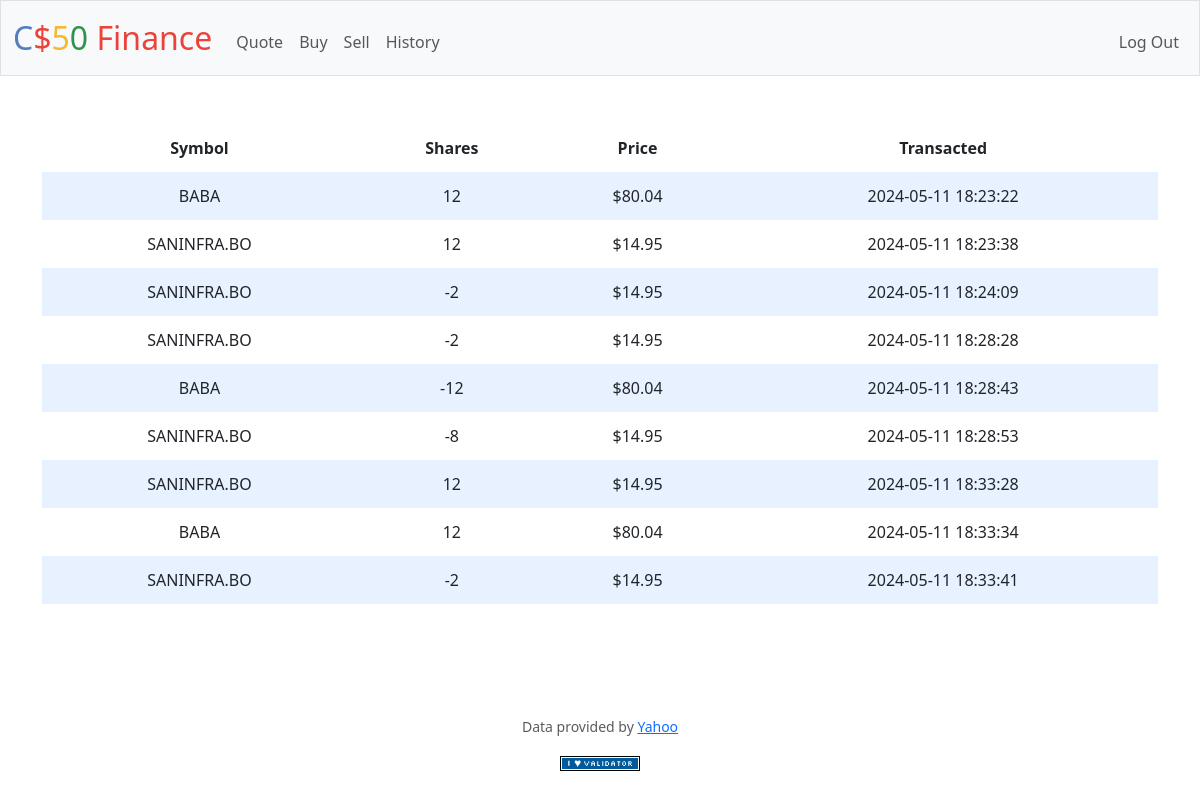
Page /history (signed in) on the committed database.
### tables this page shows
CREATE TABLE transaction_info(
    id INTEGER PRIMARY KEY AUTOINCREMENT,
    user_id INTEGER NOT NULL,
    symbol TEXT NOT NULL,
    shares INTEGER NOT NULL,
    price NUMERIC NOT NULL,
    purchase_date TIMESTAMP DEFAULT CURRENT_TIMESTAMP,
    FOREIGN KEY (user_id) REFERENCES users(id)
);

### app.py (the view)
@app.route("/history")
@login_required
def history():
    transaction_info =db.execute("SELECT * FROM transaction_info")
    return render_template("history.html",transaction_info=transaction_info)

### app.py (called while the page is built)
@app.after_request
def after_request(response):
    response.headers["Cache-Control"] = "no-cache, no-store, must-revalidate"
    response.headers["Expires"] = 0
    response.headers["Pragma"] = "no-cache"
    return response

### helpers.py (called while the page is built)
def login_required(f):
    @wraps(f)
    def decorated_function(*args, **kwargs):
        if session.get("user_id") is None:
            return redirect("/login")
        return f(*args, **kwargs)
    return decorated_function

def usd(value):
    return f"${value:,.2f}"

### templates/history.html (shortened to what this page needs)
{% extends "layout.html" %}
{% block main %}
     <table>
      <thead>
         <tr><th>
            Symbol
         </th>
         <th>Shares</th>
         <th>Price</th>
         <th>Transacted</th>
      </tr>
      </thead>
      <tbody>
          {% for info in transaction_info %}
            <tr>
               <td>{{info.symbol}}</td>
               <td>{{info.shares}}</td>
               <td>{{info.price | usd}}</td>
               <td>{{info.purchase_date}}</td>
            </tr>
         {% endfor %}
      </tbody>
     </table>
{% endblock %}

### templates/layout.html (shortened to what this page needs)
<!DOCTYPE html>
<html lang="en">
    <head>
        <link href="https://cdn.jsdelivr.net/npm/bootstrap@5.3.3/dist/css/bootstrap.min.css" rel="stylesheet">
        <link href="/static/styles.css" rel="stylesheet">
    </head>
    <body>
        <nav class="bg-light border navbar navbar-expand-md navbar-light">
            <div class="container-fluid">
                <a class="navbar-brand" href="/"><span class="blue">C</span><span class="red">$</span><span class="yellow">5</span><span class="green">0</span> <span class="red">Finance</span></a>
                <div class="collapse navbar-collapse" id="navbar">
                    {% if session["user_id"] %}
                        <ul class="navbar-nav me-auto mt-2">
                            <li class="nav-item"><a class="nav-link" href="/quote">Quote</a></li>
                            <li class="nav-item"><a class="nav-link" href="/buy">Buy</a></li>
                            <li class="nav-item"><a class="nav-link" href="/sell">Sell</a></li>
                            <li class="nav-item"><a class="nav-link" href="/history">History</a></li>
                        </ul>
                        <ul class="navbar-nav ms-auto mt-2">
                            <li class="nav-item"><a class="nav-link" href="/logout">Log Out</a></li>
                        </ul>
                    {% else %}
                        <ul class="navbar-nav ms-auto mt-2">
                            <li class="nav-item"><a class="nav-link" href="/register">Register</a></li>
                            <li class="nav-item"><a class="nav-link" href="/login">Log In</a></li>
                        </ul>
                    {% endif %}
                </div>
            </div>
        </nav>
        <main class="container py-5   text-center">
            {% block main %}{% endblock %}
        </main>
        <footer class="mb-5 text-center  py-5">
            <p class="mb-3 small text-center text-muted">
                Data provided by <a href="https://finance.yahoo.com/">Yahoo</a>
            </p>
            <form action="https://validator.w3.org/check" class="text-center" enctype="multipart/form-data" method="post" target="_blank">
                <input alt="Validate" src="/static/I_heart_validator.png" type="image">
            </form>
        </footer>
    </body>
</html>

### static/styles.css (style rules this page uses)
nav .navbar-brand { font-size: xx-large; }
nav .navbar-brand .blue { color: #537fbe; }
nav .navbar-brand .red { color: #ea433b; }
nav .navbar-brand .yellow { color: #f5b82e; }
nav .navbar-brand .green { color: #2e944b; }
table { background-color: transparent; margin-bottom: 1rem; width: 100%; }
table th, table td { padding: 0.75rem; vertical-align: middle; }
tbody tr:nth-of-type(odd) { background-color: rgb(179, 208, 255, 0.3) }

### rows in the picture
transaction_info: symbol "BABA", shares "12", price "$80.04", purchase_date "2024-05-11 18:23:22"
transaction_info: symbol "SANINFRA.BO", shares "12", price "$14.95", purchase_date "2024-05-11 18:23:38"
transaction_info: symbol "SANINFRA.BO", shares "-2", price "$14.95", purchase_date "2024-05-11 18:24:09"
transaction_info: symbol "SANINFRA.BO", shares "-2", price "$14.95", purchase_date "2024-05-11 18:28:28"
transaction_info: symbol "BABA", shares "-12", price "$80.04", purchase_date "2024-05-11 18:28:43"
transaction_info: symbol "SANINFRA.BO", shares "-8", price "$14.95", purchase_date "2024-05-11 18:28:53"
transaction_info: symbol "SANINFRA.BO", shares "12", price "$14.95", purchase_date "2024-05-11 18:33:28"
transaction_info: symbol "BABA", shares "12", price "$80.04", purchase_date "2024-05-11 18:33:34"
transaction_info: symbol "SANINFRA.BO", shares "-2", price "$14.95", purchase_date "2024-05-11 18:33:41"
